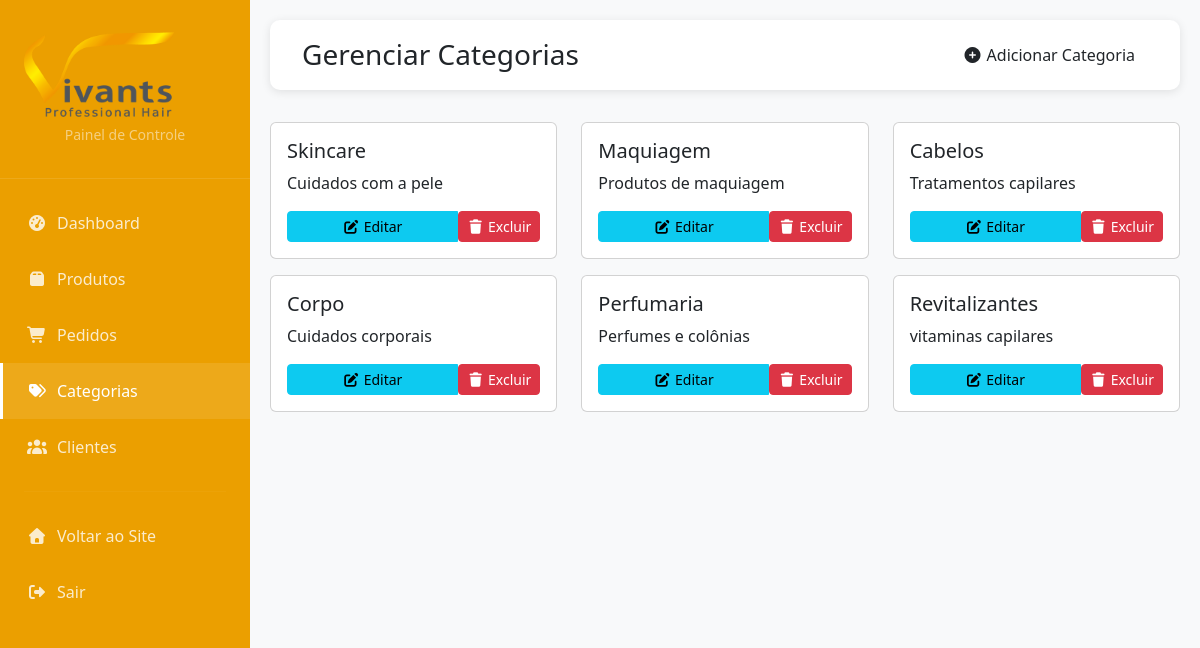
/admin/categorias (signed in), run on an earlier commit of the app's database.
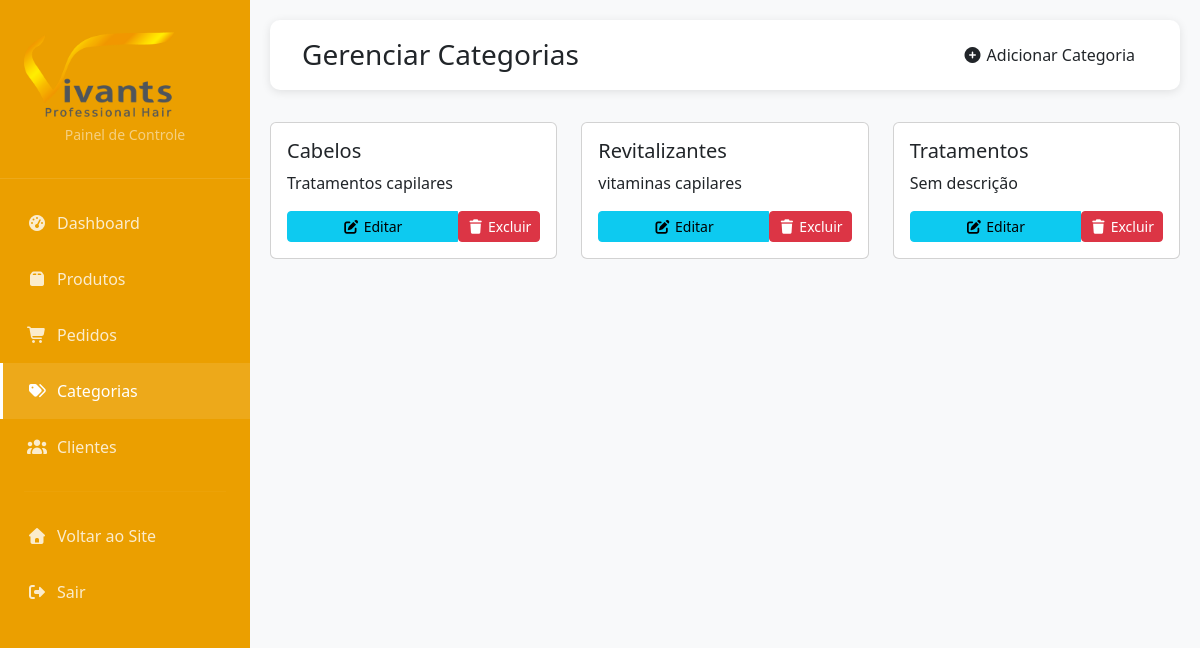
And on a later commit of the database.
### tables this page shows
CREATE TABLE categorias (
            id INTEGER PRIMARY KEY AUTOINCREMENT,
            nome TEXT NOT NULL,
            descricao TEXT,
            ativo INTEGER DEFAULT 1
        );

### app.py (the view, shortened to what this page needs)
@app.route('/admin/categorias', methods=['GET', 'POST'])
@admin_required
def admin_categorias():
    db = get_db()
    try:
        categorias_data = db.execute('SELECT * FROM categorias WHERE ativo = 1').fetchall()
        categorias = rows_to_dict_list(categorias_data)
        return render_template('admin/categorias.html', categorias=categorias)
    except (ValueError, KeyError):
        flash('Dados inválidos no formulário', 'danger')
        return redirect(url_for('admin_categorias'))
    except sqlite3.Error:
        flash('Erro no banco de dados', 'danger')
        return redirect(url_for('admin_dashboard'))
    finally:
        db.close()

### app.py (called while the page is built)
def row_to_dict(row):
    if row is None:
        return None
    result = {}
    for key in row.keys():
        value = row[key]
        if 'data' in key.lower() or 'cadastro' in key.lower() or 'pedido' in key.lower() or 'avaliacao' in key.lower():
            result[key] = parse_datetime(value)
        else:
            result[key] = value
    return result

def rows_to_dict_list(rows):
    return [row_to_dict(row) for row in rows]

### database.py (called while the page is built)
def get_db():
    conn = sqlite3.connect('vivants.db')
    conn.row_factory = sqlite3.Row
    return conn

### templates/admin/categorias.html (shortened to what this page needs)
{% extends "admin/base.html" %}
{% block content %}
<div class="admin-header">
    <div class="d-flex justify-content-between align-items-center">
        <h1 class="h3 mb-0">Gerenciar Categorias</h1>
        <button class="btn btn-vivants-admin" data-bs-toggle="modal" data-bs-target="#modalAdicionar">
            <i class="fas fa-plus-circle"></i> Adicionar Categoria
        </button>
    </div>
</div>
<div class="row">
    {% for categoria in categorias %}
    <div class="col-md-4 mb-3">
        <div class="card h-100">
            <div class="card-body d-flex flex-column">
                <h5 class="card-title">{{ categoria.nome }}</h5>
                <p class="card-text flex-grow-1">{{ categoria.descricao or 'Sem descrição' }}</p>
                <div class="btn-group mt-auto">
                    <button class="btn btn-sm btn-info"
                            onclick="editarCategoria({{ categoria.id }}, '{{ categoria.nome }}', '{{ categoria.descricao or '' }}')"
                            data-bs-toggle="modal"
                            data-bs-target="#modalEditar">
                        <i class="fas fa-edit"></i> Editar
                    </button>
                    <form method="POST" style="display:inline;">
                        <button class="btn btn-sm btn-danger" onclick="return confirm('Desativar esta categoria?')">
                            <i class="fas fa-trash"></i> Excluir
                        </button>
                    </form>
                </div>
            </div>
        </div>
    </div>
    {% endfor %}
</div>
{% endblock %}

What changed in the data, as far as the page shows it:
no longer on this page (row edited): categorias: nome "Skincare", descricao "Cuidados com a pele"
no longer on this page (row edited): categorias: nome "Maquiagem", descricao "Produtos de maquiagem"
no longer on this page (row edited): categorias: nome "Corpo", descricao "Cuidados corporais"
no longer on this page (row edited): categorias: nome "Perfumaria", descricao "Perfumes e colônias"
added categorias: nome "Tratamentos", descricao "Sem descrição"
